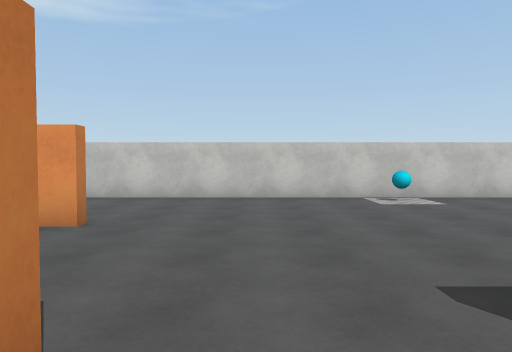
view 1 (above)

20 first-person views from a walk through a Unity game level. The camera is 1.4 m above the floor, tilts 2° down and sees 70° across. The floor is counted in squares, 1.8 m on a side. Each view is taken from the middle of a square. On the plan, view 1 faces up. The plan holds only what a view shows up to about 12 squares ahead; the rest is blank. The player character is not drawn. Surface patterns are stand-ins for the level's own textures.

view 2
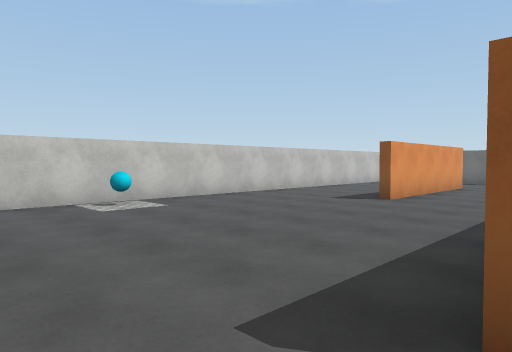

view 3
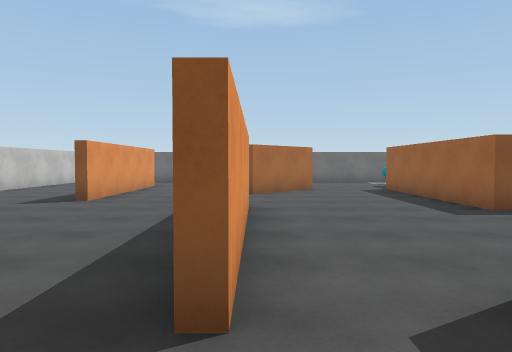

view 4
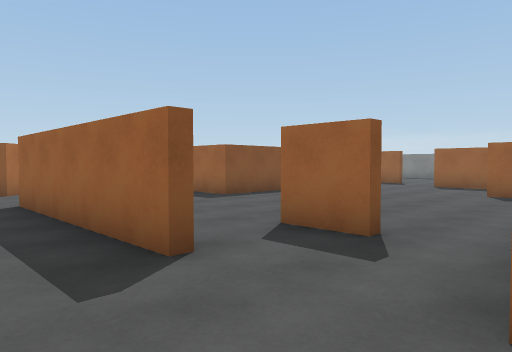

view 5
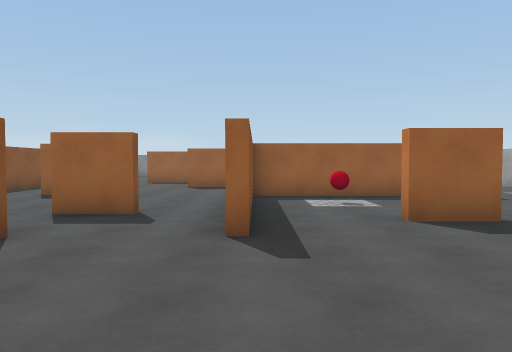

view 6
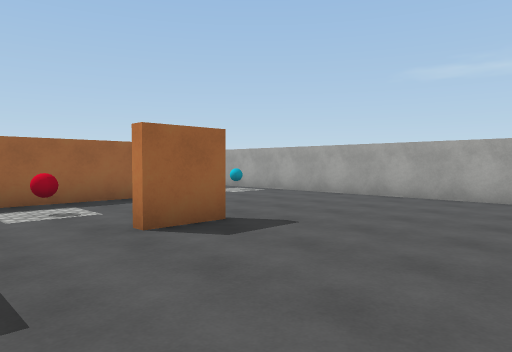

view 7
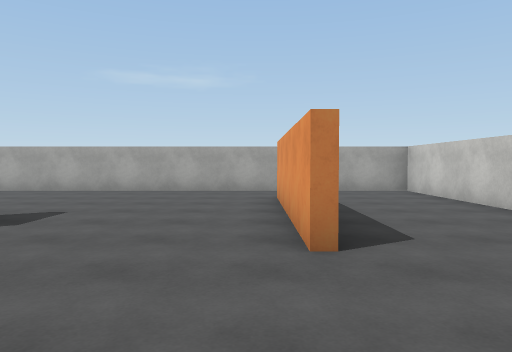

view 8
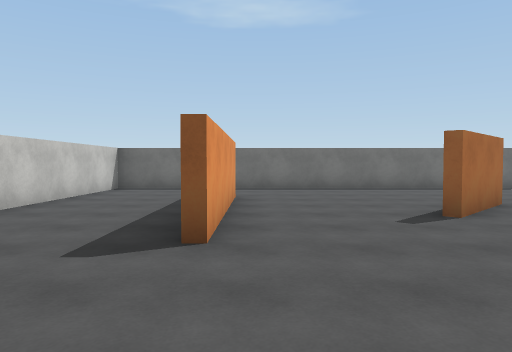

view 9
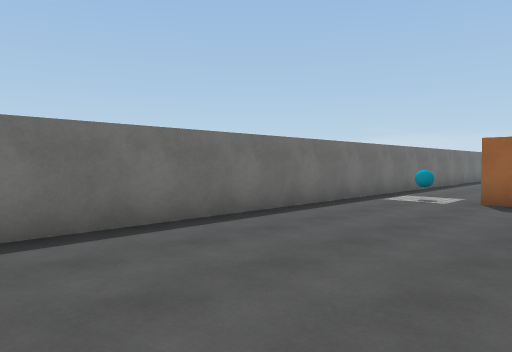

view 10
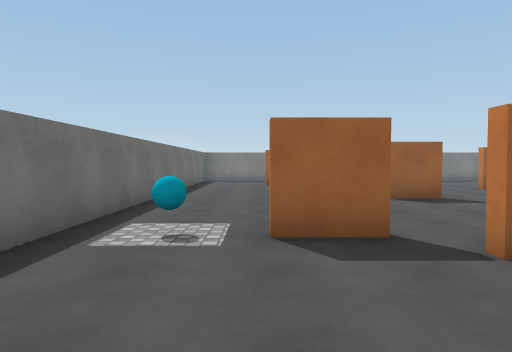

view 11
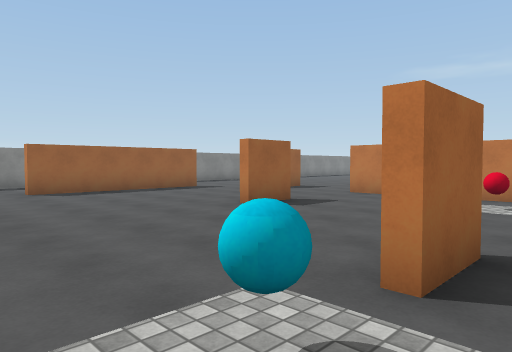

view 12
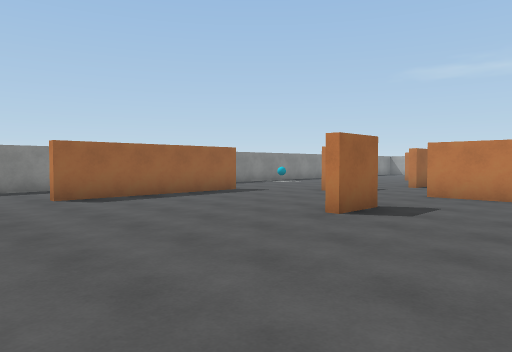

view 13
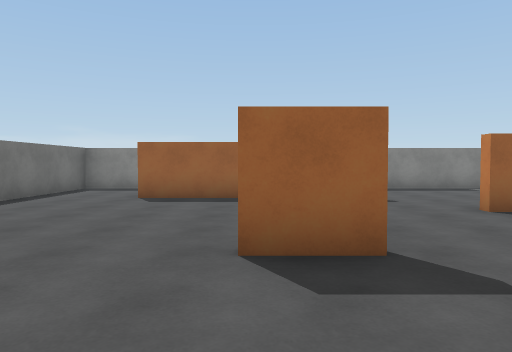

view 14
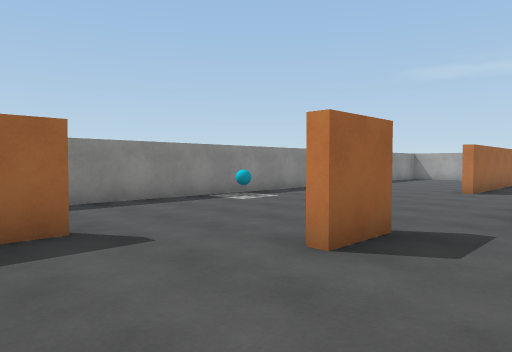

view 15
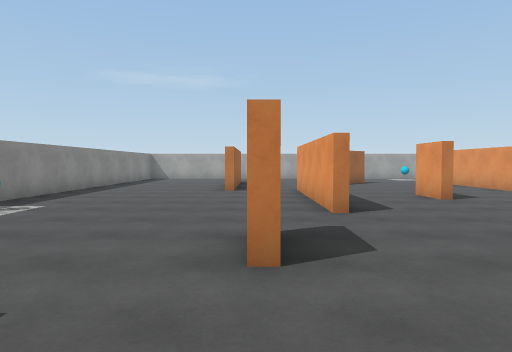

view 16
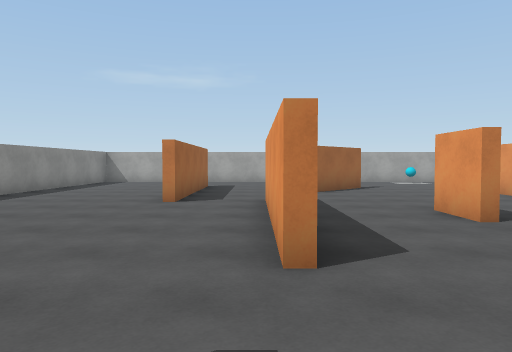

view 17
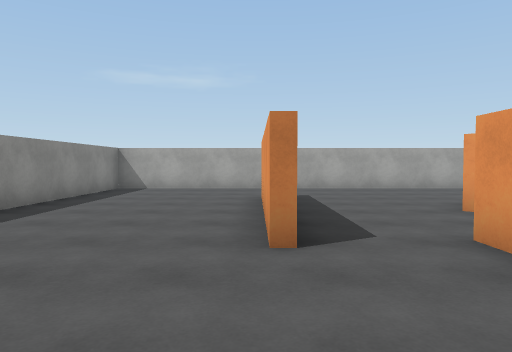

view 18
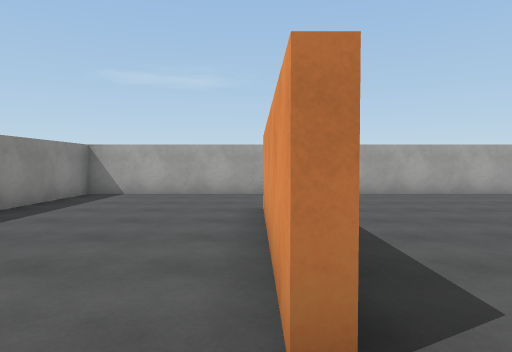

view 19
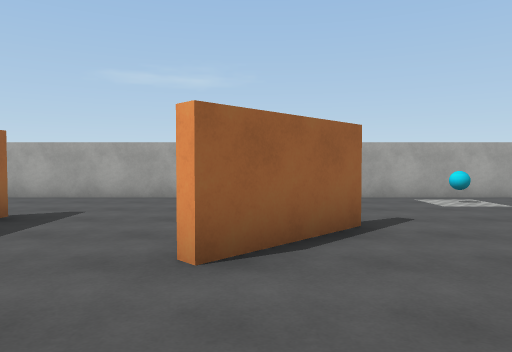

view 20
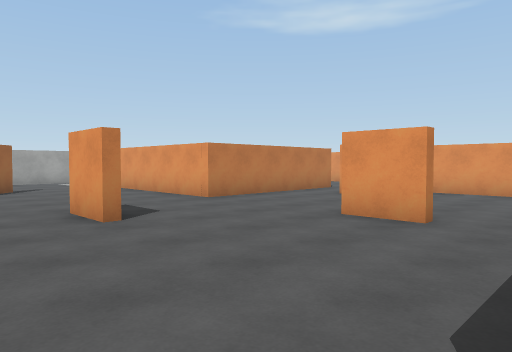

### Floor plan
Points are (right, up) in squares from view 1. A wall is a line through its corners. A room is listed if a view was taken in it or the views show most of it. See-through windows are left out.
Room 1 (view 1)
walls: (-0.7, 1.2) (-0.7, -0.5)
ways out: opening at (0, -1) to room 2; opening at (0.5, 1) to room 2; opening at (2, 0) to room 2
Room 2 (views 2, 3, 4, 5, 6, 7, 8, 9, 10, 11, 12, 13, 14, 15, 16, 17, 18, 20)
walls: (0.9, -0.6) (2.1, -0.6); (6, -4.4) (6, -2.9) (11, -2.9); (6.3, -4.5) (6.3, -8.2); (-0.9, -2.2) (-0.9, 1.1); (-0.7, -0.5) (-0.7, -3.9); (1.6, 1.4) (6.8, 1.4); (-0.1, -6.8) (1.2, -6.8); (5.9, 1.1) (1.6, 1.1); (-3.4, -3.9) (-5.1, -3.9); (3.4, -9.8) (-1.8, -9.8); (8.9, -8) (10.2, -8); (-4.9, -3.6) (-0.9, -3.6); (-4.4, 0.1) (-3, 0.1); (5, -10.8) (6.4, -10.8); (10.9, -0.7) (9.1, 1.2); (11.5, -3.8) (12.9, -3.8); (-2.1, 4.5) (-7.2, 4.5); (-1.2, -11.9) (-5.6, -11.9); (7.6, -13.2) (12.8, -13.2); (12.5, 4.5) (7.5, 4.5); (-6.4, -11.6) (-1.2, -11.6); (-9.3, 4.6) (-9.3, -16.2) (6.8, -16.2); (15.2, 6.2) (15.2, 8.2) (-9.3, 8.2) (-9.3, 6.2); (11.8, -16.2) (15.2, -16.2) (15.2, 4.6)
ways out: opening at (0, -1) to room 1; opening at (0.5, 1) to room 1; opening at (2, 0) to room 1; opening at (-3.5, -7.5) to room 3; opening at (0, -5.5) to room 3; opening at (3.3, -8) to room 4; opening at (5, -4) to room 4
objects: other object (-8, -4); other object (-3, -2); other object (3, -15); other object (3, 8); other object (8, -4); other object (14, -4)
Room 3 (view 19)
walls: (1.2, -7) (-0.1, -7); (-0.7, -3.9) (-3.4, -3.9); (-5.6, -6.6) (-3.7, -8.5)
ways out: opening at (-3.5, -7.5) to room 2; opening at (0, -5.5) to room 2; opening at (0.5, -8.5) to room 4
Room 4 (no view inside)
walls: (6, -6.9) (6, -4.4); (4.2, -4.1) (2.9, -4.1); (1.8, -9.6) (3.4, -9.6)
ways out: opening at (3.3, -8) to room 2; opening at (5, -4) to room 2; opening at (0.5, -8.5) to room 3

Positions as (right, up) in squares from view 1, and headings:
1: (0, 0), facing up
2: (0, 1), facing up-right
3: (0, 1), facing right
4: (-1, 3), facing down-right
5: (-1, 5), facing down
6: (-1, 4), facing down-left
7: (1, 4), facing left
8: (4, 4), facing right
9: (11, 4), facing down-right
10: (13, 0), facing down
11: (15, -3), facing down-left
12: (15, -5), facing down-left
13: (10, -5), facing down
14: (9, -9), facing down-left
15: (9, -11), facing left
16: (6, -10), facing left
17: (2, -12), facing left
18: (0, -12), facing left
19: (-1, -8), facing left
20: (6, -9), facing up-left
